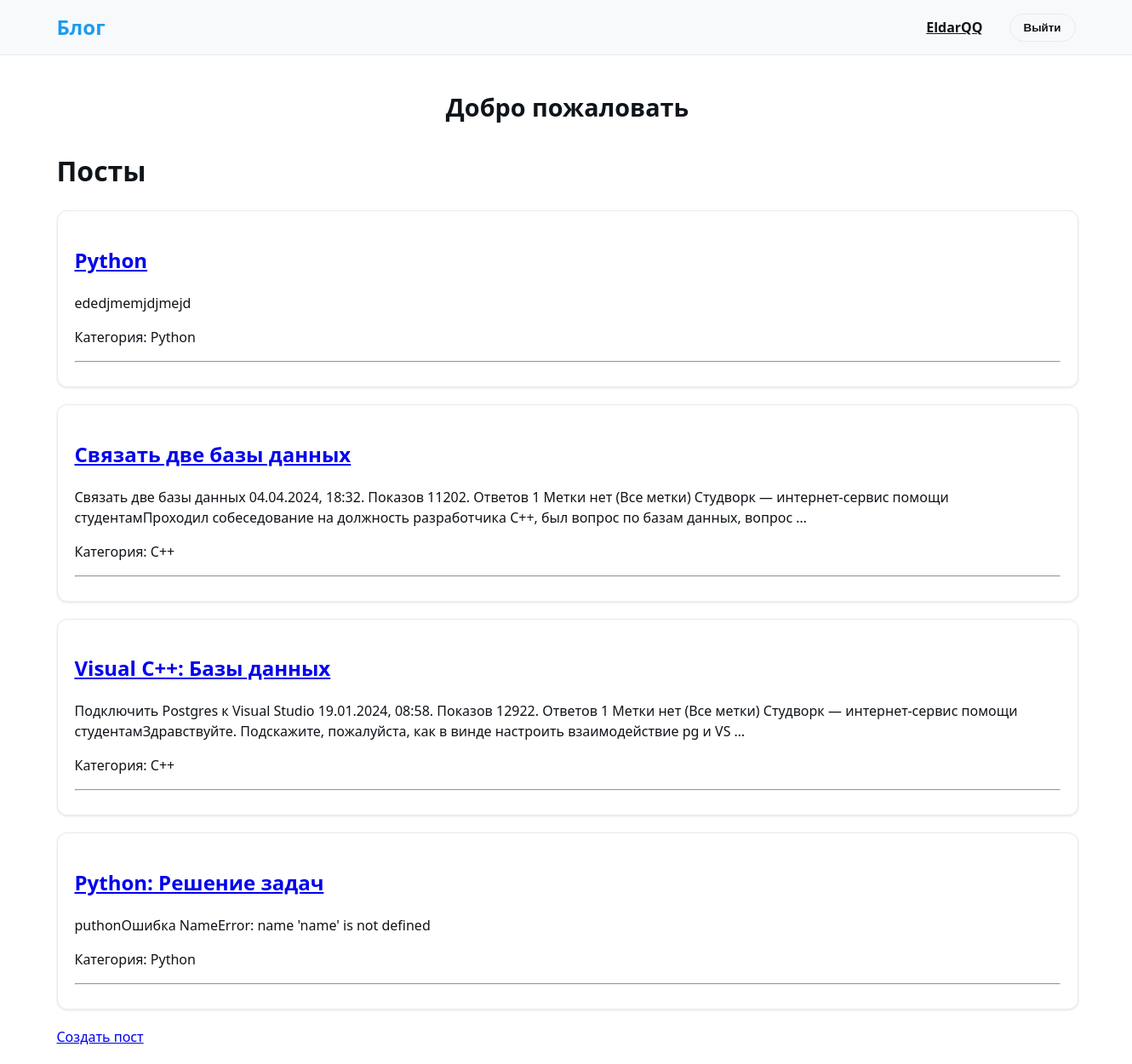
The app's page /post/ (signed in) with its own data.
### blog/models.py (models this page shows, shortened)
class Post(models.Model):
    title = models.CharField(max_length=200)
    content = models.TextField()
    author = models.ForeignKey(User, on_delete=models.CASCADE)
    category = models.ForeignKey(Category,on_delete=models.SET_NULL,null=True, blank=True)
    created_at = models.DateTimeField(auto_now_add=True)

class Category(models.Model):
    name = models.CharField(max_length=50,unique=True)
    def __str__(self):
        return self.name

### blog/views.py (the view)
# urls.py: path('post/',views.post_list,name='post_list'),
def post_list(request):
    users = User.objects.all()
    posts = Post.objects.all().order_by('-created_at')
    return render(request,'blog/post_list.html', {'posts':posts, 'users': users})

### blog/templates/blog/post_list.html
{% extends 'blog/home.html' %}
{% block content %}
<h1>Посты</h1>
{% for post in posts %}
    <div class="post">
        <h2><a href="{% url 'post_detail' post.id %}">{{ post.title }}</a></h2>
        <p>{{ post.content|truncatewords:30 }}</p>
        <p>Категория: {{ post.category }}</p>
        <hr>
    </div>
{% endfor %}
<a href="{% url 'create_post' %}">Создать пост</a>
{% endblock content %}

### blog/templates/blog/home.html (shortened to what this page needs)
<!DOCTYPE html>
<html lang="en">
<head>
</head>
<body>
    <nav class="navbar">
        <div class="nav-brand">Блог</div>
        <div class="nav-links">
            {% if user.is_authenticated %}
                <a href="{% url 'profile' user.id %}" class="nav-link">{{ user.username }}</a>
                <form action="{% url 'logout' %}" method="post" style="margin: 0;">
                    <button type="submit" class="nav-link btn-outline">Выйти</button>
                </form>
            {% else %}
                <a href="{% url 'login' %}" class="nav-link">Войти</a>
                <a href="{% url 'register' %}" class="nav-link primary">Зарегистрироваться</a>
            {% endif %}
        </div>
    </nav>
    <div class="main-container">
        <h1 class="welcome-message">Добро пожаловать</h1>
        {% block content %}{% endblock content %}
    </div>
</body>
</html>

### blog/templates/blog/home.html (style rules this page uses)
:root { --primary: #1d9bf0; --primary-hover: #1a8cd8; --background: #ffffff; --nav-bg: #f8f9fa; --text: #0f1419; --text-light: #536471; --border: #e6ecf0; --like: #f91880; --shadow: 0 1px 3px rgba(0,0,0,0.1); }
body { font-family: 'Segoe UI', Roboto, Helvetica, Arial, sans-serif; margin: 0; padding: 0; background-color: var(--background); color: var(--text); line-height: 1.5; display: flex; flex-direction: column; min-height: 100vh; }
.navbar { background-color: var(--nav-bg); padding: 12px 5%; display: flex; justify-content: space-between; align-items: center; border-bottom: 1px solid var(--border); position: sticky; top: 0; z-index: 100; }
.nav-brand { font-size: 1.5rem; font-weight: 700; color: var(--primary); }
.nav-links { display: flex; align-items: center; gap: 15px; }
.nav-link { color: var(--text); font-weight: 600; padding: 8px 16px; border-radius: 20px; transition: all 0.2s ease; }
.main-container { flex: 1; padding: 20px 5%; max-width: 1200px; margin: 0 auto; width: 100%; }
.welcome-message { font-size: 1.8rem; margin-bottom: 30px; font-weight: 700; text-align: center; }
.post { background-color: var(--background); padding: 20px; border: 1px solid var(--border); margin-bottom: 20px; border-radius: 12px; box-shadow: var(--shadow); transition: transform 0.2s, box-shadow 0.2s; }
.btn-outline { background: none; border: 1px solid var(--border); color: var(--text); }

### records on screen
Post: title "Python", content "ededjmemjdjmejd", category "Python"
Post: title "Связать две базы данных", content "Связать две базы данных 04.04.2024, 18:32. Показов 11202. Ответов 1 Метки нет (Все метки) Студворк — интернет-сервис помощи студентамПроходил собеседование на должность разработчика С++, был вопрос по базам данных, вопрос …", category "C++"
Post: title "Visual C++: Базы данных", content "Подключить Postgres к Visual Studio 19.01.2024, 08:58. Показов 12922. Ответов 1 Метки нет (Все метки) Студворк — интернет-сервис помощи студентамЗдравствуйте. Подскажите, пожалуйста, как в винде настроить взаимодействие pg и VS …", category "C++"
Post: title "Python: Решение задач", content "puthonОшибка NameError: name 'name' is not defined", category "Python"

### other values on screen
{{ user.username }} "EldarQQ"
